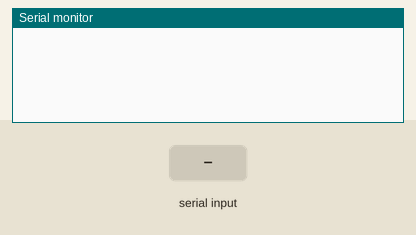
This sketch was run on a simulated Arduino Uno, built with avr-gcc and run on an emulated ATmega328P. On the bench: the last lines printed to the serial monitor. The inputs (shaded band) are chosen by the test bench.

Above: at 1.2 s.
1.3 s: "$GPRMC\n" received over the second serial link
At 2.0 s:
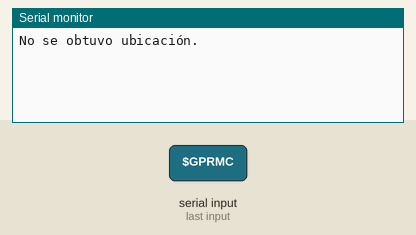
2.8 s: "$GPRMC\n" received over the second serial link
At 4.3 s:
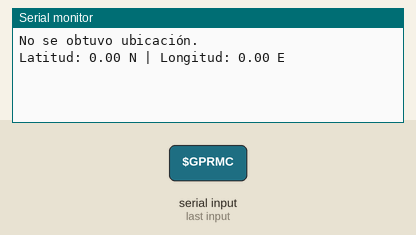

The sketch:

topicos_ut1e1.ino
```cpp
#include <SoftwareSerial.h>  // Incluye la librería SoftwareSerial para usar puertos serie en pines digitales

#define RX_PIN 10  // Pin de recepción para leer los datos del GPS
#define TX_PIN 11  // Pin de transmisión, aunque no se usa en este código


SoftwareSerial gpsSerial(RX_PIN, TX_PIN);  // Crea un objeto SoftwareSerial para manejar la comunicación con el GPS
char nmeaBuffer[100];  // Buffer para almacenar los datos de la línea NMEA recibida


void setup() {
    Serial.begin(9600);  // Inicia la comunicación con el monitor serie (PC) a 9600 baudios
    gpsSerial.begin(9600);  // Inicia la comunicación con el módulo GPS a 9600 baudios
}

void loop() {
    static byte index = 0;  // Variable para controlar el índice en el buffer

    // Lee los datos disponibles del GPS
    while (gpsSerial.available()) {
        char c = gpsSerial.read();  // Lee un carácter del GPS

        // Si el carácter leído es un salto de línea ('\n'), significa que terminó una línea de datos
        if (c == '\n') {
            nmeaBuffer[index] = '\0';  // Termina la cadena de caracteres con un carácter nulo
            index = 0;  // Reinicia el índice del buffer

            // Si la línea contiene "$GPRMC", procesamos la información de latitud y longitud
            if (strncmp(nmeaBuffer, "$GPRMC", 6) == 0) {
                procesarGPRMC(nmeaBuffer);  // Llama a la función para procesar los datos
            }
        } else if (index < sizeof(nmeaBuffer) - 1) {
            nmeaBuffer[index++] = c;  // Si el buffer no está lleno, sigue almacenando caracteres
        }
    }
}

/**
 * Procesa la línea NMEA tipo $GPRMC, que contiene la latitud y longitud
 */
void procesarGPRMC(char *nmea) {
    char *tok = strtok(nmea, ",");  // Separa la línea NMEA en fragmentos usando la coma como delimitador
    int i = 0;
    char latitudStr[10], longitudStr[11], ns, ew;

    // Recorre los fragmentos de la línea NMEA
    while (tok) {
        i++;
        if (i == 4) strncpy(latitudStr, tok, sizeof(latitudStr) - 1);  // Extrae la latitud
        if (i == 5) ns = tok[0];  // Guarda el hemisferio de la latitud (Norte o Sur)
        if (i == 6) strncpy(longitudStr, tok, sizeof(longitudStr) - 1);  // Extrae la longitud
        if (i == 7) ew = tok[0];  // Guarda el hemisferio de la longitud (Este u Oeste)
        tok = strtok(NULL, ",");  // Continúa separando la siguiente parte de la cadena
    }

    // Si se obtuvieron valores válidos de latitud y longitud
    if (latitudStr[0] && longitudStr[0]) {
        // Convierte las coordenadas y las imprime en formato decimal
        Serial.print("Latitud: ");
        Serial.print(convertirCoordenada(latitudStr));  // Convierte latitud a formato decimal
        Serial.print((ns == 'S') ? " S" : " N");  // Imprime el hemisferio de la latitud
        Serial.print(" | Longitud: ");
        Serial.print(convertirCoordenada(longitudStr));  // Convierte longitud a formato decimal
        Serial.println((ew == 'W') ? " W" : " E");  // Imprime el hemisferio de la longitud
    } else {
        // Si no se obtuvo información válida de latitud o longitud
        Serial.println("No se obtuvo ubicación.");
    }
}

/**
 * Convierte las coordenadas en formato NMEA (DDMM.MMMM) a formato decimal (DD.DDDDD)
 */
float convertirCoordenada(char *coordenada) {
    float valor = atof(coordenada);  // Convierte la cadena a un número flotante
    int grados = (int)(valor / 100);  // Extrae los grados (DD)
    float minutos = valor - (grados * 100);  // Extrae los minutos (MM.MMMM)
    return grados + (minutos / 60);  // Convierte la coordenada a formato decimal (DD.DDDDD)
}
```

Measured:
- after the input at 1.3 s, the serial monitor: prints a new line at once (image 1)
- after the input at 2.8 s, the serial monitor: prints a new line at once (image 2)
